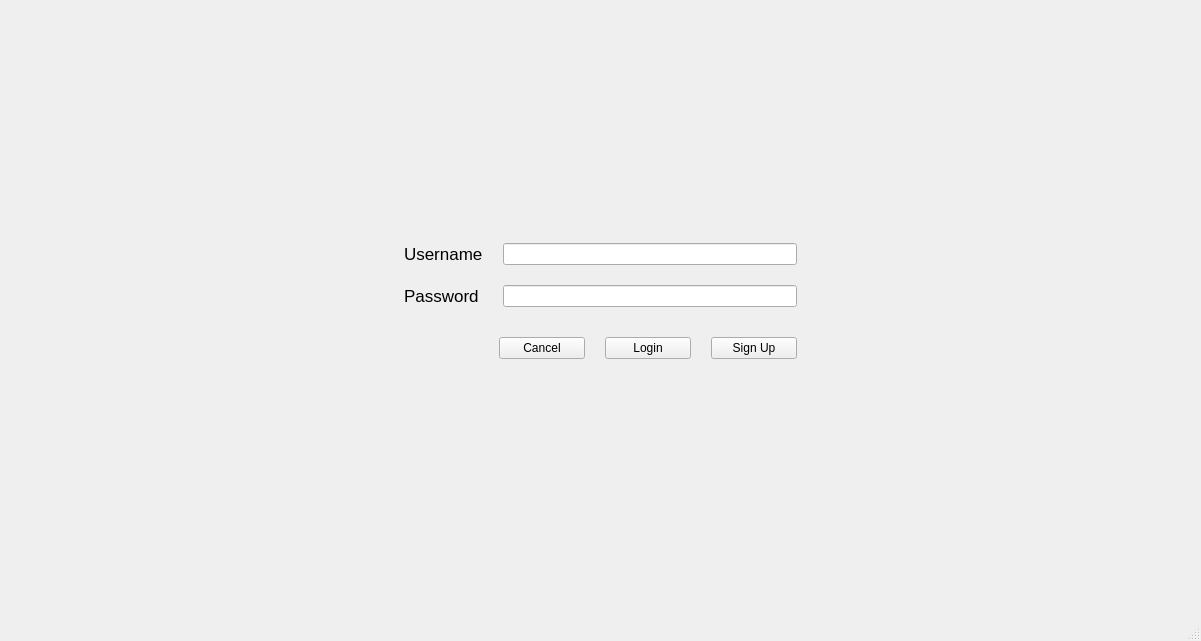
<?xml version="1.0" encoding="UTF-8"?>
<ui version="4.0">
 <class>LoginpageWindow</class>
 <widget class="QMainWindow" name="LoginpageWindow">
  <property name="geometry">
   <rect>
    <x>0</x>
    <y>0</y>
    <width>1201</width>
    <height>641</height>
   </rect>
  </property>
  <property name="windowTitle">
   <string>MainWindow</string>
  </property>
  <widget class="QWidget" name="centralwidget">
   <widget class="QWidget" name="gridLayoutWidget_2">
    <property name="geometry">
     <rect>
      <x>10</x>
      <y>10</y>
      <width>1181</width>
      <height>581</height>
     </rect>
    </property>
    <layout class="QGridLayout" name="gridLayout_2">
     <item row="0" column="1">
      <spacer name="verticalSpacer">
       <property name="orientation">
        <enum>Qt::Vertical</enum>
       </property>
       <property name="sizeHint" stdset="0">
        <size>
         <width>20</width>
         <height>40</height>
        </size>
       </property>
      </spacer>
     </item>
     <item row="1" column="1">
      <layout class="QGridLayout" name="gridLayout">
       <property name="horizontalSpacing">
        <number>6</number>
       </property>
       <property name="verticalSpacing">
        <number>30</number>
       </property>
       <item row="1" column="0">
        <layout class="QHBoxLayout" name="horizontalLayout_3">
         <property name="spacing">
          <number>20</number>
         </property>
         <property name="leftMargin">
          <number>95</number>
         </property>
         <property name="rightMargin">
          <number>0</number>
         </property>
         <item>
          <widget class="QPushButton" name="button_cancel">
           <property name="text">
            <string>Cancel</string>
           </property>
          </widget>
         </item>
         <item>
          <widget class="QPushButton" name="button_login">
           <property name="text">
            <string>Login</string>
           </property>
          </widget>
         </item>
         <item>
          <widget class="QPushButton" name="button_sign_up">
           <property name="text">
            <string>Sign Up</string>
           </property>
          </widget>
         </item>
        </layout>
       </item>
       <item row="0" column="0">
        <layout class="QFormLayout" name="formLayout">
         <property name="horizontalSpacing">
          <number>20</number>
         </property>
         <property name="verticalSpacing">
          <number>20</number>
         </property>
         <item row="0" column="0">
          <widget class="QLabel" name="label_username">
           <property name="font">
            <font>
             <pointsize>13</pointsize>
            </font>
           </property>
           <property name="text">
            <string>Username</string>
           </property>
          </widget>
         </item>
         <item row="0" column="1">
          <widget class="QLineEdit" name="edit_username">
           <property name="enabled">
            <bool>true</bool>
           </property>
          </widget>
         </item>
         <item row="1" column="0">
          <widget class="QLabel" name="label__password">
           <property name="font">
            <font>
             <pointsize>13</pointsize>
            </font>
           </property>
           <property name="text">
            <string>Password</string>
           </property>
          </widget>
         </item>
         <item row="1" column="1">
          <widget class="QLineEdit" name="edit_password">
           <property name="echoMode">
            <enum>QLineEdit::Password</enum>
           </property>
          </widget>
         </item>
        </layout>
       </item>
      </layout>
     </item>
     <item row="1" column="2">
      <spacer name="horizontalSpacer_3">
       <property name="orientation">
        <enum>Qt::Horizontal</enum>
       </property>
       <property name="sizeHint" stdset="0">
        <size>
         <width>40</width>
         <height>20</height>
        </size>
       </property>
      </spacer>
     </item>
     <item row="1" column="0">
      <spacer name="horizontalSpacer_5">
       <property name="orientation">
        <enum>Qt::Horizontal</enum>
       </property>
       <property name="sizeHint" stdset="0">
        <size>
         <width>40</width>
         <height>20</height>
        </size>
       </property>
      </spacer>
     </item>
     <item row="2" column="1">
      <spacer name="verticalSpacer_2">
       <property name="orientation">
        <enum>Qt::Vertical</enum>
       </property>
       <property name="sizeHint" stdset="0">
        <size>
         <width>20</width>
         <height>40</height>
        </size>
       </property>
      </spacer>
     </item>
    </layout>
   </widget>
  </widget>
  <widget class="QMenuBar" name="menubar">
   <property name="geometry">
    <rect>
     <x>0</x>
     <y>0</y>
     <width>1201</width>
     <height>21</height>
    </rect>
   </property>
  </widget>
  <widget class="QStatusBar" name="statusbar"/>
 </widget>
 <resources/>
 <connections/>
</ui>
